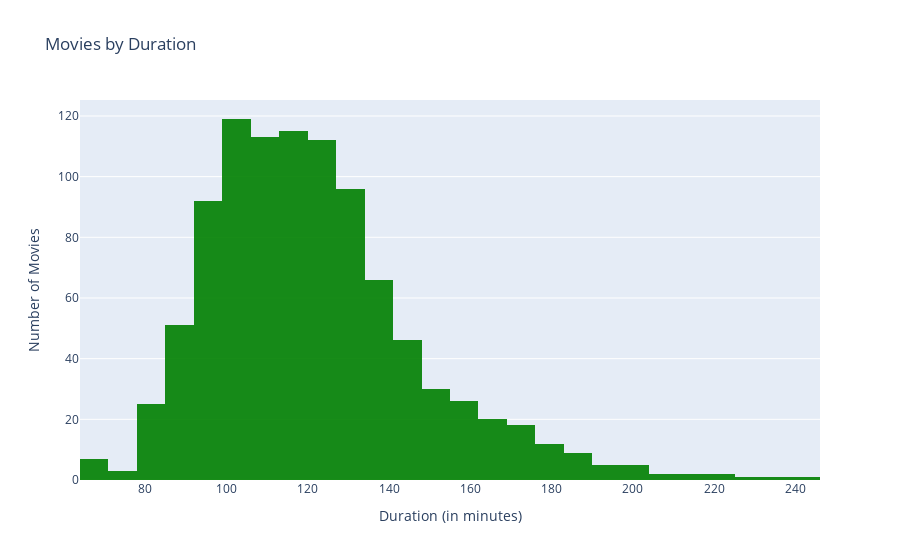

This figure's notebook cell:
### Markdown cell above
$IQR = 75^{th} percentile - 25^{th} percentile = 134 - 102 = 32$

$n = 979$


**Freedman-Diaconis rule:**

Bin Size = $2 \frac{IQR(x)}{\sqrt[3]n}$

Bin Size = $2 \frac{32}{9.93}$ = $6.44$

Rounding the bin size up to 7, I would need about 25 bins to cover the range between the min and max durations in the data set:

### Code cell
# Answer:
fig1 = go.Figure()
fig1.add_trace(go.Histogram(
    x=movies['duration'],
    histnorm='',
    xbins=dict(
        start=50,
        end=250,
        size=7
    ),
    marker_color='green',
    opacity=0.9
))
fig1.update_layout(
    title_text='Movies by Duration', # title of plot
    xaxis_title_text='Duration (in minutes)', # xaxis label
    yaxis_title_text='Number of Movies', # yaxis label
)
fig1.show()

### Figure 1 — Plotly figure (JSON) as saved in the notebook; plotly's stock layout.template omitted (floating-point values rounded to 4 significant figures; data arrays with more than 128 entries replaced by an {"elided": "..."} marker saying what was removed)
{"data": [{"histnorm": "", "marker": {"color": "green"}, "opacity": 0.9, "type": "histogram", "x": {"elided": "979 int values"}, "xbins": {"end": 250, "size": 7, "start": 50}}], "layout": {"title": {"text": "Movies by Duration"}, "xaxis": {"title": {"text": "Duration (in minutes)"}}, "yaxis": {"title": {"text": "Number of Movies"}}}}
